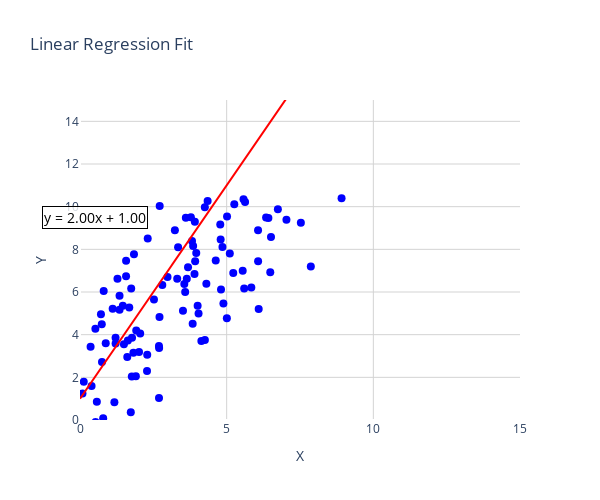

Notebook code for this chart:
### Code cell
# generate some data
data = dg.generate_dataset(n_points=100, noise_level=3)


guess_slope = 2.00
guess_intercept = 1.00
# visualize the data
fig =viz.create_scatter_plot(data, guess_slope, guess_intercept)
# cal loss functions
error = lf.calculate_rmse(data["x"],data["y"], guess_slope, guess_intercept)
fig.show()
print(f"RMSE: {error:.2f}")

### Figure 1 — Plotly figure (JSON) as saved in the notebook; plotly's stock layout.template omitted (floating-point values rounded to 4 significant figures)
{"data": [{"hovertemplate": "X: %{x:.2f}<br>Y: %{y:.2f}<extra></extra>", "marker": {"color": "blue", "line": {"width": 0}, "size": 8}, "mode": "markers", "name": "Data Points", "type": "scatter", "x": [5.26, 1.213, 0.3948, 5.597, 2.805, 3.819, 4.889, 5.006, 5.013, 4.042, 7.038, 4.011, 1.68, 0.5295, 1.612, 4.256, 6.511, 5.107, 3.585, 2.292, 1.821, 3.344, 5.627, 1.348, 3.235, 6.07, 6.746, 2.698, 3.641, 5.547, 2.052, 1.278, 3.963, 1.632, 3.78, 1.571, 6.091, 0.7492, 1.918, 4.807, 1.571, 4.627, 1.745, 1.172, 2.984, 7.869, 4.308, 1.213, 2.692, 6.344, 1.732, 3.857, 3.555, 0.1278, 1.84, 3.926, 0.5741, 0.3609, 3.314, 6.486, 1.497, 5.225, 2.71, 6.423, 7.529, 4.137, 2.717, 1.114, 6.072, 3.841, 2.522, 0.8072, 1.766, 2.285, 4.795, 1.46, 4.258, 3.903, 3.608, 5.575, 2.013, 0.08423, 8.917, 5.84, 1.348, 4.782, 0.7902, 0.7425, 3.51, 3.915, 0.7146, 0.8772, 0.5243, 1.904, 3.683, 4.857, 4.351, 2.309, 2.693, 1.774], "y": [10.12, 3.858, 1.598, 6.162, 6.329, 8.393, 5.458, 4.769, 9.539, 4.993, 9.392, 5.359, 5.272, -0.08986, 2.957, 9.976, 8.579, 7.809, 6.0, 3.061, 3.154, 8.101, 10.22, 5.819, 8.897, 8.889, 9.879, 3.375, 6.622, 6.996, 4.051, 6.62, 7.825, 3.73, 9.507, 7.463, 5.201, 2.719, 4.197, 6.114, 6.735, 7.474, 6.165, 0.8357, 6.706, 7.197, 6.392, 3.584, 3.467, 9.496, 0.3648, 8.154, 6.374, 1.791, 7.764, 7.437, 0.8554, 3.433, 6.621, 6.929, 3.552, 6.894, 4.826, 9.47, 9.241, 3.701, 10.03, 5.22, 7.442, 4.516, 5.648, 6.042, 2.038, 2.293, 8.463, 5.354, 3.745, 6.845, 9.485, 10.35, 3.193, 1.24, 10.39, 6.214, 5.17, 9.165, 0.08011, 4.491, 5.125, 9.289, 4.955, 3.598, 4.282, 2.053, 7.165, 8.114, 10.27, 8.511, 1.029, 3.852]}, {"hoverinfo": "skip", "line": {"color": "red", "width": 2}, "mode": "lines", "name": "Regression Line", "type": "scatter", "x": [0, 15], "y": [1.0, 31.0]}], "layout": {"annotations": [{"bgcolor": "rgba(255, 255, 255, 0.8)", "bordercolor": "black", "borderwidth": 1, "font": {"color": "black", "size": 14}, "showarrow": false, "text": "y = 2.00x + 1.00", "x": 0.5, "y": 9.5}], "height": 500, "hovermode": "closest", "plot_bgcolor": "white", "showlegend": false, "title": {"text": "Linear Regression Fit"}, "width": 600, "xaxis": {"fixedrange": true, "gridcolor": "lightgray", "gridwidth": 1, "range": [0, 15], "showgrid": true, "title": {"text": "X"}}, "yaxis": {"fixedrange": true, "gridcolor": "lightgray", "gridwidth": 1, "range": [0, 15], "showgrid": true, "title": {"text": "Y"}}}}
